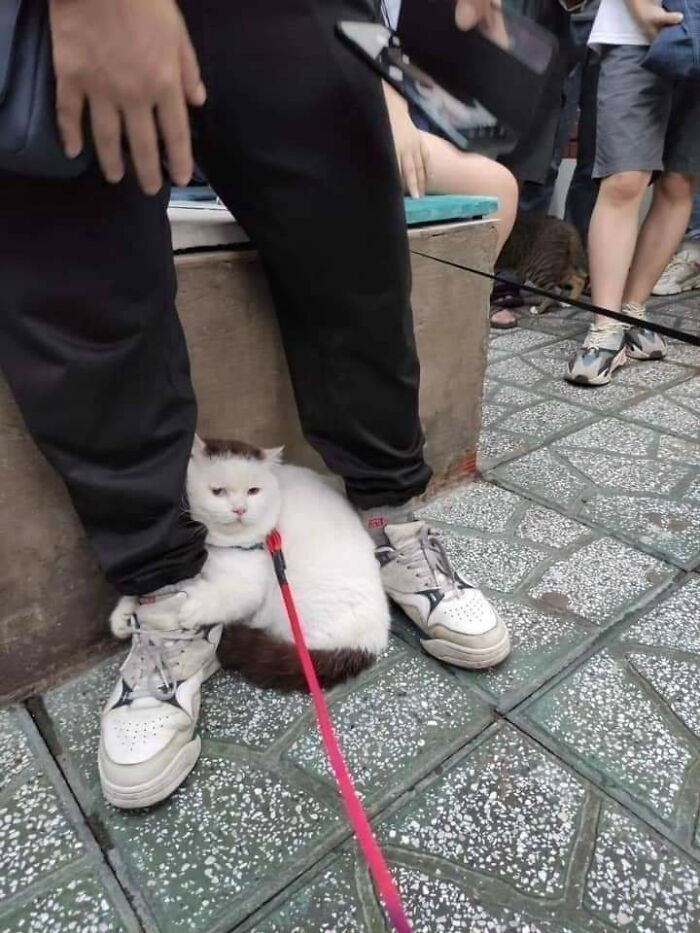
//> input picture orai_munka/mintaZH/build/sad_cat2.jpeg, 700 x 933 px
$ ./main   (built with g++ and OpenCV 4)
//> lines starting //> are read from the running program, lines starting //| are printed output that depends on the picture; after the words box and inside, x2 and y2 are one past the last pixel; in counts of white or black regions, pixels touching at a corner belong together
#include <opencv2/core.hpp>
#include <opencv2/imgproc.hpp>
#include <opencv2/imgcodecs.hpp>
#include <opencv2/highgui.hpp>
#include <iostream>

//tetszőleges képre alkalmazzanak képkorrekciós műveleteket
void Exercise1()
{
    //sima fekete fehérbe beolvasom a képet
	cv::Mat image = cv::imread("/Users/halaszkata/git/2023/2.felev/Kepfledolgozas/orai_munka/mintaZH/build/sad_cat2.jpeg", 0); //ha a 0 helyére 1-et írok akkor szinsbe olvassa be
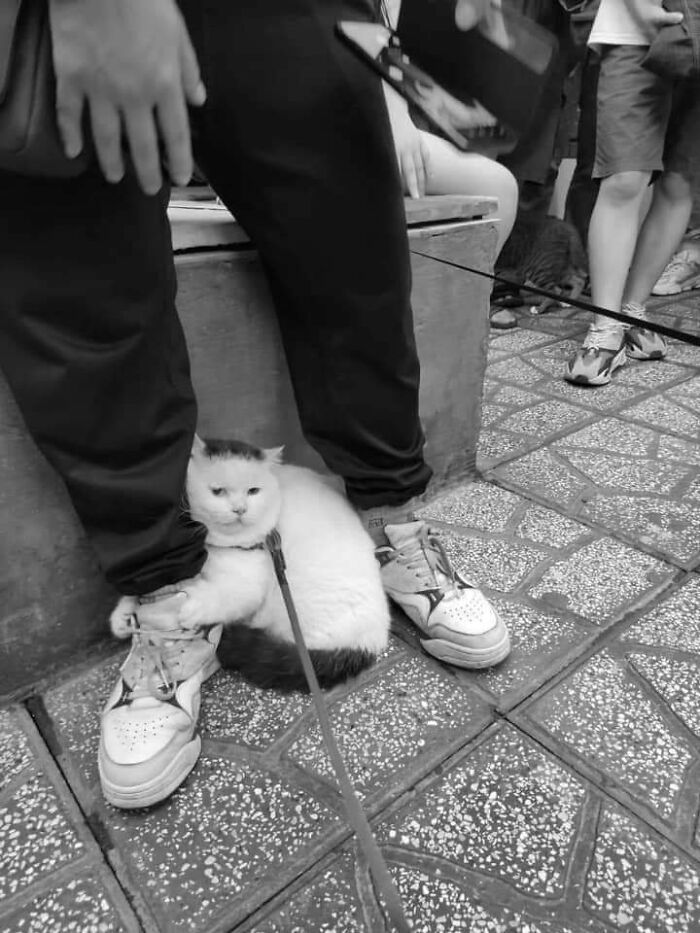
//> image: 933 rows x 700 cols, CV_8UC1; min 0, max 255, mean 102.7
	cv::imshow("Alapkep fekete feheren", image);
	cv::waitKey();

    //élesítés
    cv::Mat blurred, unsharped;
    cv::GaussianBlur(image, blurred, cv::Size(3, 3), 1);
    cv::addWeighted(image, 1.5, blurred, -0.5, 0,unsharped);
	cv::imshow("unsharped", unsharped);
    cv::waitKey();

    //sima globális küszöbölés
    cv::Mat thresh;
    cv::threshold(image, thresh, 200, 255, cv::THRESH_BINARY);
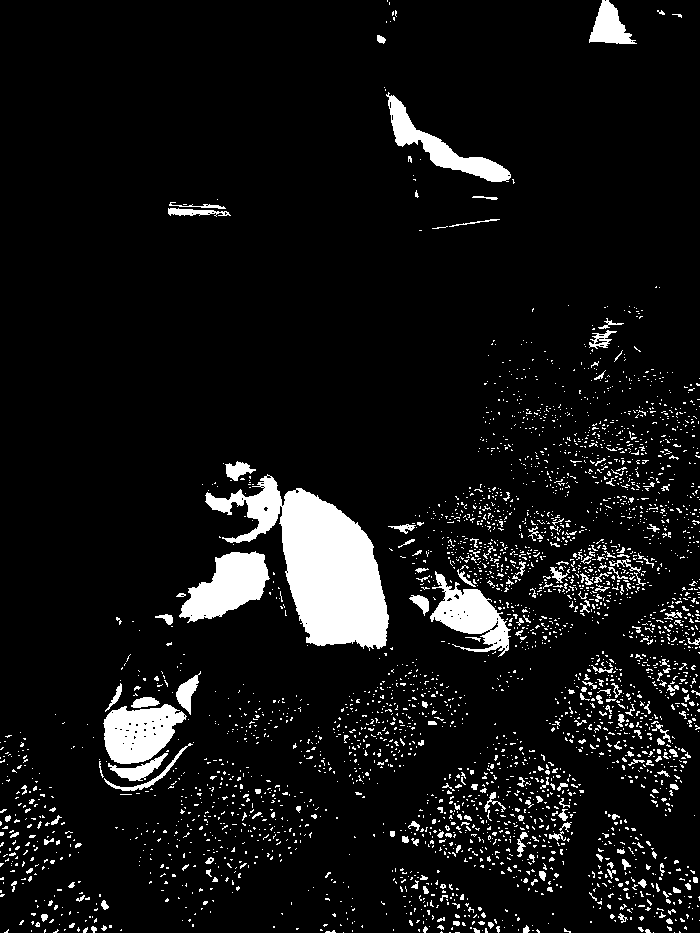
//> thresh: 933 rows x 700 cols, CV_8UC1; 7.9% white; 3313 white regions (3102 under 20 px), largest, box (x1, y1, x2, y2) and area: (205, 474, 389, 651) 14345, (179, 551, 270, 623) 3675, (103, 704, 187, 764) 3375
    cv::imshow("Globalis kuszoboles", thresh);
    cv::waitKey();

    //3 szűrő bemutatása
    //Életlenítő szűrők (box,gauss,median)

    //median?? hát inkább homályosabb lett xd
    cv::Mat filtered,equalized;

	cv::medianBlur(image, filtered, 5);
	cv::equalizeHist(filtered, equalized);
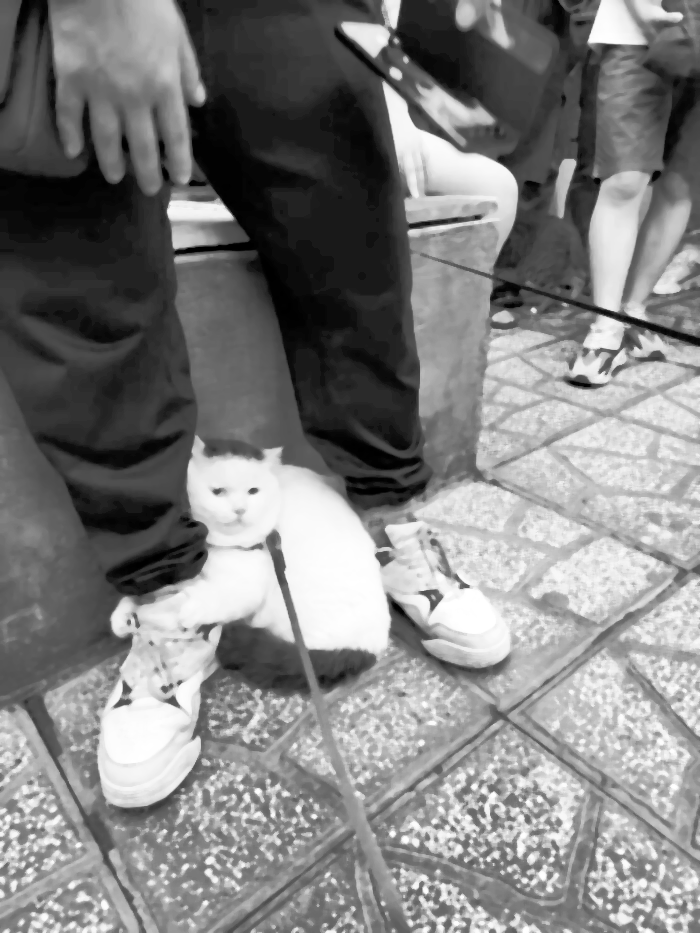
//> equalized: 933 rows x 700 cols, CV_8UC1; min 0, max 255, mean 128.4

	cv::imshow("result", equalized);
	cv::waitKey();

}


int main()
{
	Exercise1();
	return 0;
}
